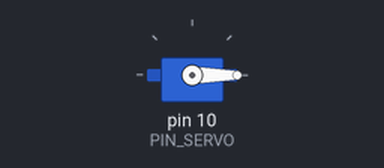
This sketch was run on a simulated Arduino Uno, built with avr-gcc and run on an emulated ATmega328P. Parts: servo.

Above: at 1.05 s.
At 1.35 s:
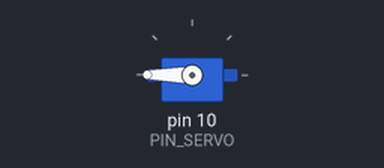
At 1.65 s:
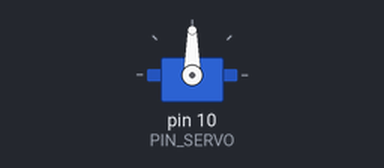
Timing chart, 0 to 4.0 s (numbered marks = the images above):
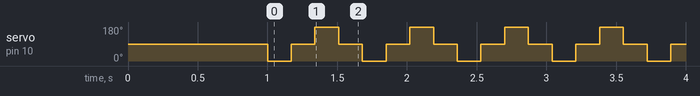

Measured:
- by itself, servo on pin 10 (PIN_SERVO): repeats every 0.68 s: 90° 0.17 s, 180° 0.17 s, 90° 0.17 s, 0° 0.17 s

The sketch:

10_example_1.ino
```cpp
#include <Servo.h>
#define PIN_SERVO 10

Servo myservo;
int velo = 170;

void setup() {
  myservo.attach(PIN_SERVO);
  myservo.write(90);
  delay(1000);
}

void loop() {
    // add code here.
    myservo.write(0);
    delay(velo);
    myservo.write(90);
    delay(velo);
    myservo.write(180);
    delay(velo);
    myservo.write(90);
    delay(velo);

}
```
